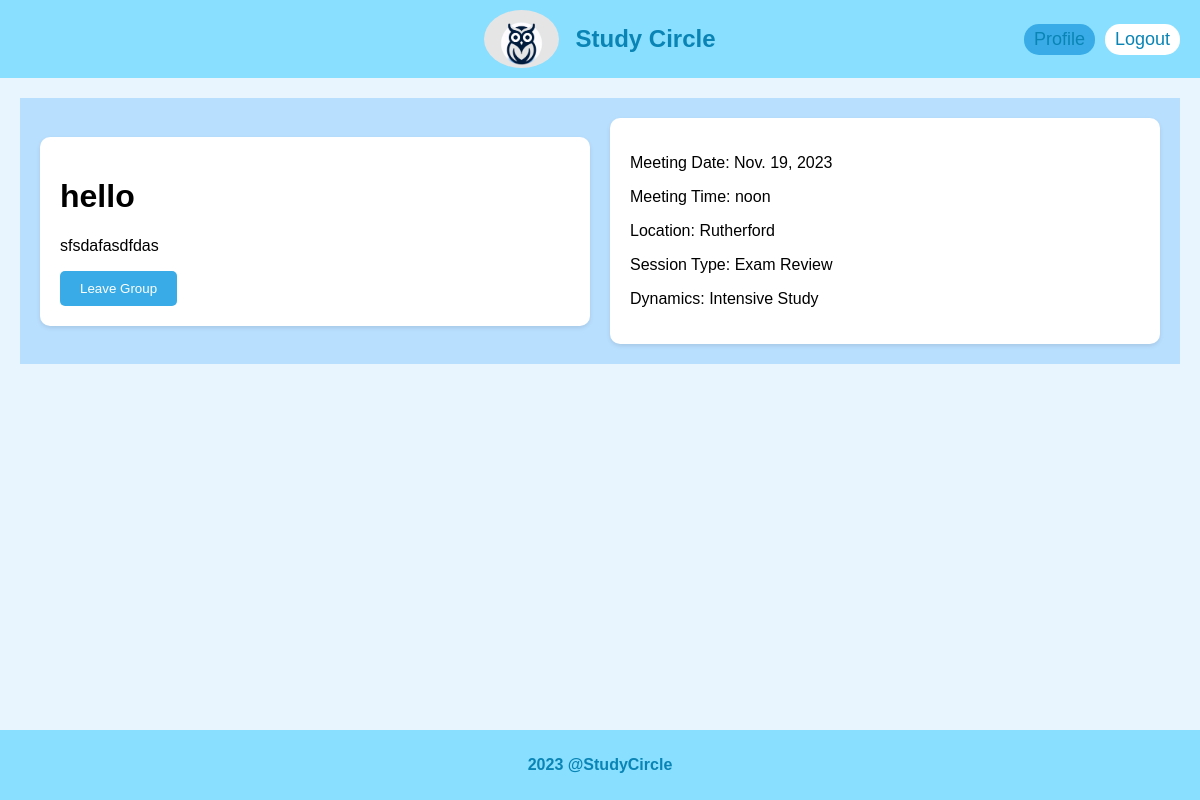
/groups/9/ (signed in), run on the app's committed database.
### groups/models.py (models this page shows, shortened)
class Group(models.Model):
    name = models.CharField(max_length=100)
    bio = models.TextField(verbose_name="Group Bio", blank=True)
    meeting_date = models.DateField(verbose_name="Meeting Date", default=datetime.date.today)
    meeting_time = models.TimeField(verbose_name="Meeting Time", default=datetime.time(12, 0))
    session_type = models.CharField(max_length=100, choices=SESSION_TYPE_CHOICES)
    dynamics = models.CharField(max_length=100, choices=GROUP_DYNAMICS_CHOICES)
    location = models.CharField(max_length=100, choices=LOCATION_CHOICES)

### groups/views.py (the view)
# urls.py: path('<int:pk>/', views.group_detail_view, name='group_detail'),
def group_detail_view(request, pk):
    group = get_object_or_404(Group, pk=pk)
    group_courses = group.groupcourse_set.all()
    courses = [gc.course for gc in group_courses]
    user_groups = group.usergroup_set.all()
    members = [ug.user for ug in user_groups]
    already_member = UserGroup.objects.filter(user=request.user, group=group).exists()
    return render(request, 'groups/group_detail.html', {
        'group': group,
        'courses': courses,  # Pass courses, not GroupCourse objects
        'members': members,  # Pass User instances
        'already_member': already_member
    })

### groups/templates/groups/group_detail.html (shortened to what this page needs)
{% extends 'layout.html' %}
{% block content %}
<div style="display: flex; justify-content: center; align-items: center; background-color: #B9DFFF; padding: 20px;">
    <div style="flex: 1; margin-right: 20px; padding: 20px; background-color: white; border-radius: 10px; box-shadow: 0 2px 4px rgba(0, 0, 0, 0.1);">
        <h1>{{ group.name }}</h1>
        <p>{{ group.bio }}</p>
        {% if not already_member %}
            <form method="post" action="{% url 'groups:join_group' group_id=group.id %}">
                {% csrf_token %}
                <button type="submit" style="padding: 10px 20px; background-color: #39ACE7; border: none; color: white; border-radius: 5px; cursor: pointer;">Join Group</button>
            </form>
        {% else %}
            <form method="post" action="{% url 'groups:leave_group' group_id=group.id %}">
                <button type="submit" style="padding: 10px 20px; background-color: #39ACE7; border: none; color: white; border-radius: 5px; cursor: pointer;">Leave Group</button>
            </form>
        {% endif %}
    </div>
    <div style="flex: 1; padding: 20px; background-color: white; border-radius: 10px; box-shadow: 0 2px 4px rgba(0, 0, 0, 0.1);">
        <p>Meeting Date: {{ group.meeting_date }}</p>
        <p>Meeting Time: {{ group.meeting_time }}</p>
        <p>Location: {{ group.get_location_display }}</p>
        <p>Session Type: {{ group.get_session_type_display }}</p>
        <p>Dynamics: {{ group.get_dynamics_display }}</p>
    </div>
</div>
{% endblock %}

### static/css/common.css (style rules this page uses)
* { box-sizing: border-box; }
html, body { width: 100%; height: 100%; margin: 0; padding: 0; font-family: 'Arial', sans-serif; }
body { font-family: Arial, Helvetica, sans-serif; background-color: #E8F5FF; min-height: 100%; display: flex; flex-direction: column; margin: 0; }

### data on the page
Group: name "hello", bio "sfsdafasdfdas", meeting_date "Nov. 19, 2023", meeting_time "noon", location "Rutherford", session_type "Exam Review", dynamics "Intensive Study"
